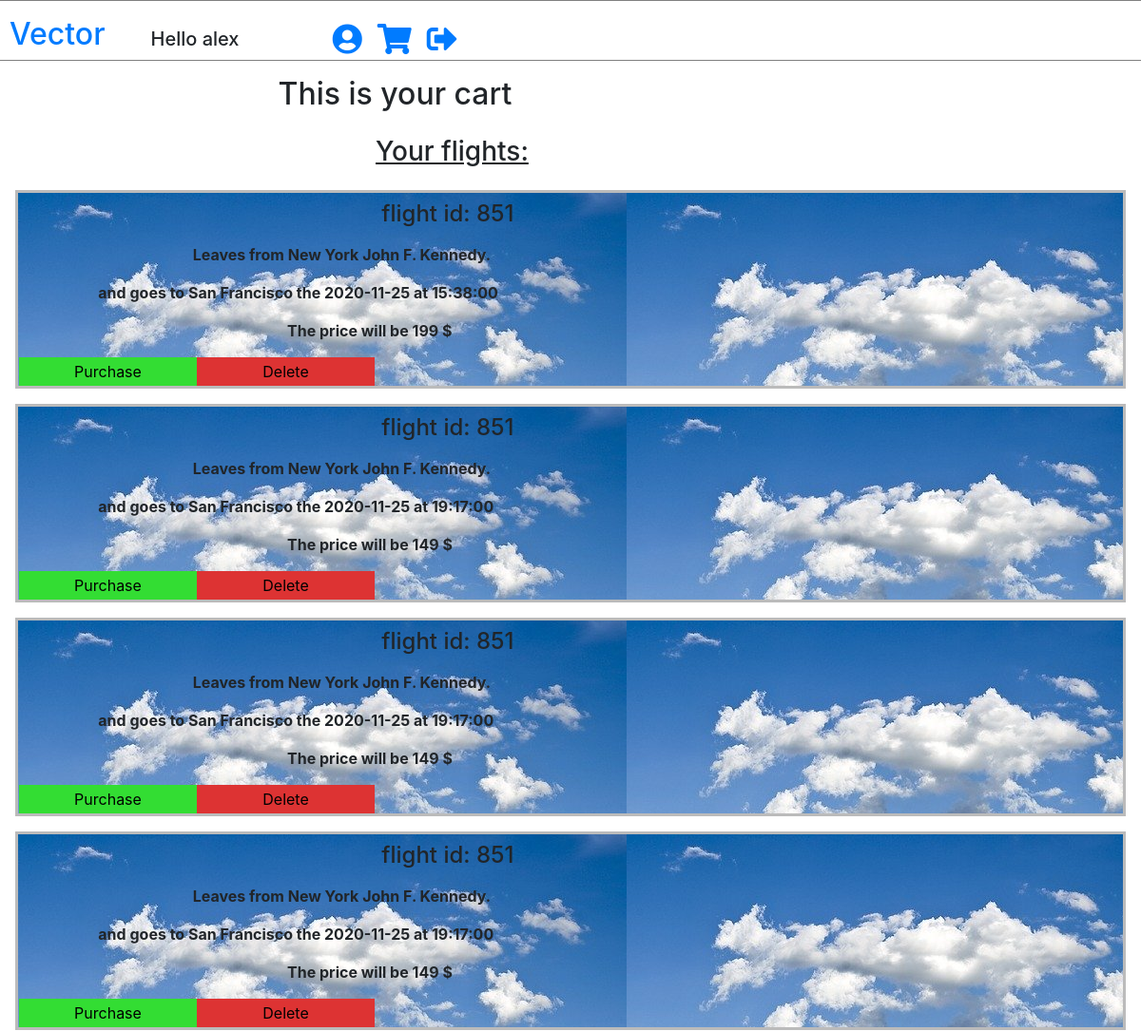
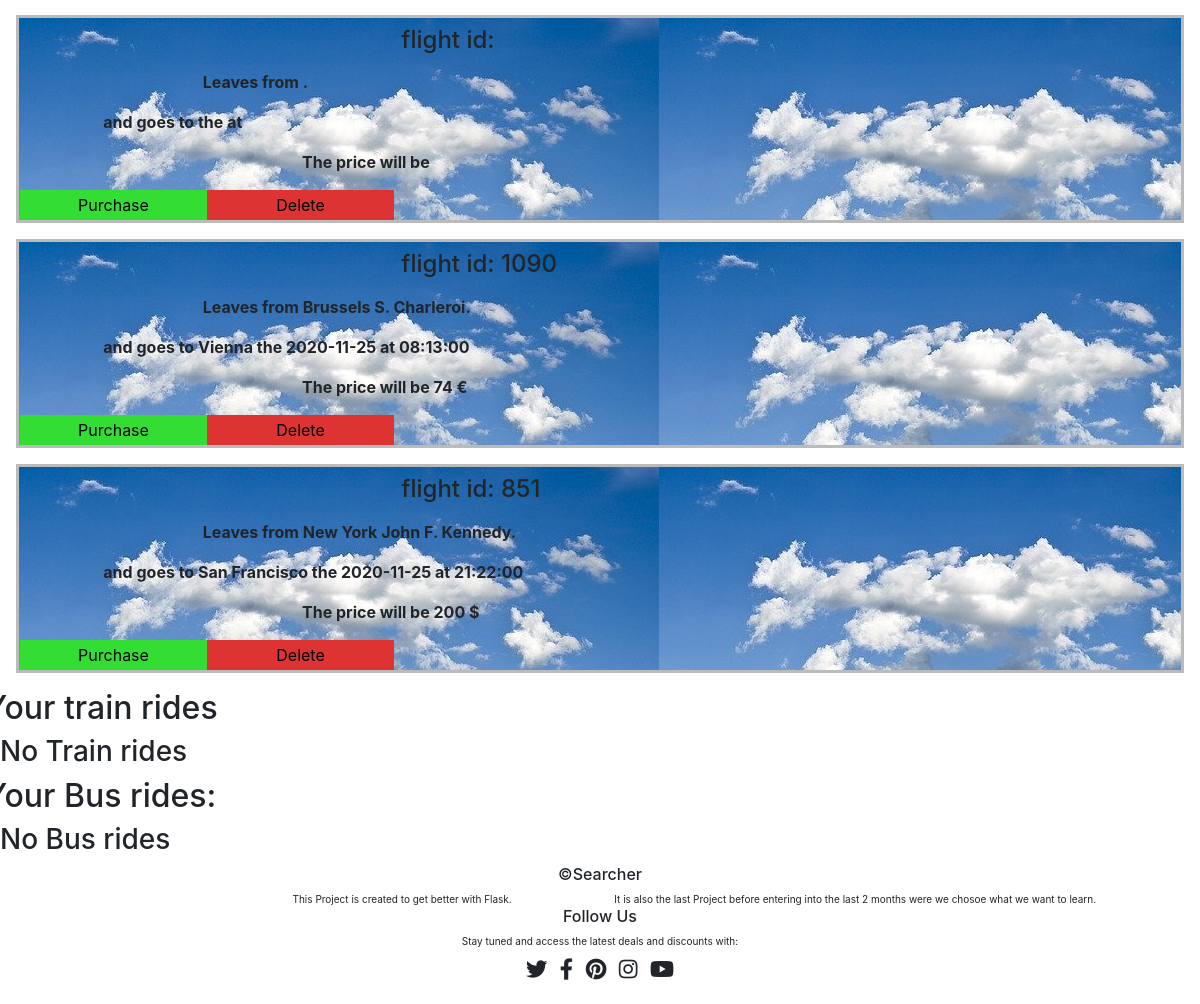
The app's page /cart (signed in) with its own data (2 pictures, top to bottom).
### app.py (models this page shows, shortened)
class flights(db.Model):
    _id = db.Column('id', db.Integer, primary_key = True)
    user_id = db.Column('user_id', db.Integer)
    carrier_id = db.Column('carrier_id', db.Integer)
    price = db.Column('price', db.Integer)
    symbol = db.Column('symbol', db.String(1))
    departure_airport = db.Column('departure_airport', db.String(100))
    destination_airport = db.Column('destination_airport', db.String(100))
    date = db.Column('date', db.String(50))
    time = db.Column('time', db.String(50))

### app.py (the view)
@app.route('/cart')
def cart():
    if 'id' in session:
        return render_template('cart.html', flights = flights.query.filter_by(user_id = session['id']).all(), navbarname = f"Hello {session['firstname']}")
    else:
        flash('You need to sign in first', 'error')
        return redirect(url_for('signin'))

### templates/cart.html (shortened to what this page needs)
{% extends 'base.html' %}
{% block content %}
<div class="row my-3">
    <div class="col-xs-8 offset-3 mr-n3">
        <h2>This is your cart</h2>
    </div>
</div>
<div class="row">
    <div class="col-xs-6 offset-4 mb-2">
        <h3 style="text-decoration: underline;">Your flights:</h3>
    </div>
</div>
{% if flights %}
    {% for flight in flights %}
        <div class="ticket_container mt-2 mb-3 mx-3">
            <div class="row my-2">
                <div class="col-xs-6 offset-4">
                    <h4>flight id: {{ flight.carrier_id }}</h4>
                </div>
            </div>
            <div class="row">
                <div class="col-xs-8 offset-2">
                    <p class="ticket_text">Leaves from {{ flight.departure_airport }}.</p>
                </div>
            </div>
            <div class="row">
                <div class="col-xs-10 offset-1">
                    <p class="ticket_text">and goes to {{ flight.destination_airport }} the {{ flight.date }} at {{ flight.time }}</p>
                </div>
            </div>
            <div class="row">
                <div class="col-xs-6 offset-3">
                    <p class="ticket_text">The price will be {{ flight.price }} {{ flight.symbol }} </p>
                </div>
            </div>
            <div class="row">
                <div class="col-xs-5 ml-3 purchase">
                    <a href="/troll">
                        <button class="purchase">Purchase</button>
                    </a>
                </div>
                <div class="col-xs-5 delete">
                    <a href="http://127.0.0.1:5000/delete_ticket?carrier_id={{ flight.carrier_id }}">
                        <button class="delete">Delete</button>
                    </a>
                </div>
            </div>
        </div>
    {% endfor %}
{% else %}
    <h4>No flights</h4>
{% endif %}
<div class="row">
    <h2>Your train rides</h2>
</div>
{% if trains %}
    {% for train in trains %}
    <div class="row">
        <h3>Trains</h3>
    </div>
    {% endfor %}
{% else %}
    <h3>No Train rides</h3>
{% endif %}
<div class="row">
    <h2>Your Bus rides:</h2>
</div>
{% if buses %}
    {% for bus in buses %}
    <div class="row">
        <h3>Bus</h3>
    </div>
    {% endfor %}
{% else %}
    <h3>No Bus rides</h3>
{% endif %}
{% endblock %}

### static/style/style.css (style rules this page uses)
.ticket_text { font-weight: 700; }
.ticket_container { background: url('../images/ticket.jpg'); border: solid 3px #bbb; }
.purchase { background-color: #3d3; border: none; width: 187px; height: 30px; }
.delete { background-color: #d33; border: none; width: 187px; height: 30px; }

### records on screen
flights: carrier_id "851", departure_airport "New York John F. Kennedy", destination_airport "San Francisco", date "2020-11-25", time "15:38:00", price "199", symbol "$"
flights: carrier_id "851", departure_airport "New York John F. Kennedy", destination_airport "San Francisco", date "2020-11-25", time "19:17:00", price "149", symbol "$"
flights: carrier_id "851", departure_airport "New York John F. Kennedy", destination_airport "San Francisco", date "2020-11-25", time "19:17:00", price "149", symbol "$"
flights: carrier_id "851", departure_airport "New York John F. Kennedy", destination_airport "San Francisco", date "2020-11-25", time "19:17:00", price "149", symbol "$"
flights: carrier_id "1090", departure_airport "Brussels S. Charleroi", destination_airport "Vienna", date "2020-11-25", time "08:13:00", price "74", symbol "€"
flights: carrier_id "851", departure_airport "New York John F. Kennedy", destination_airport "San Francisco", date "2020-11-25", time "21:22:00", price "200", symbol "$"

### other values on screen
{{ navbarname }} "Hello alex"
